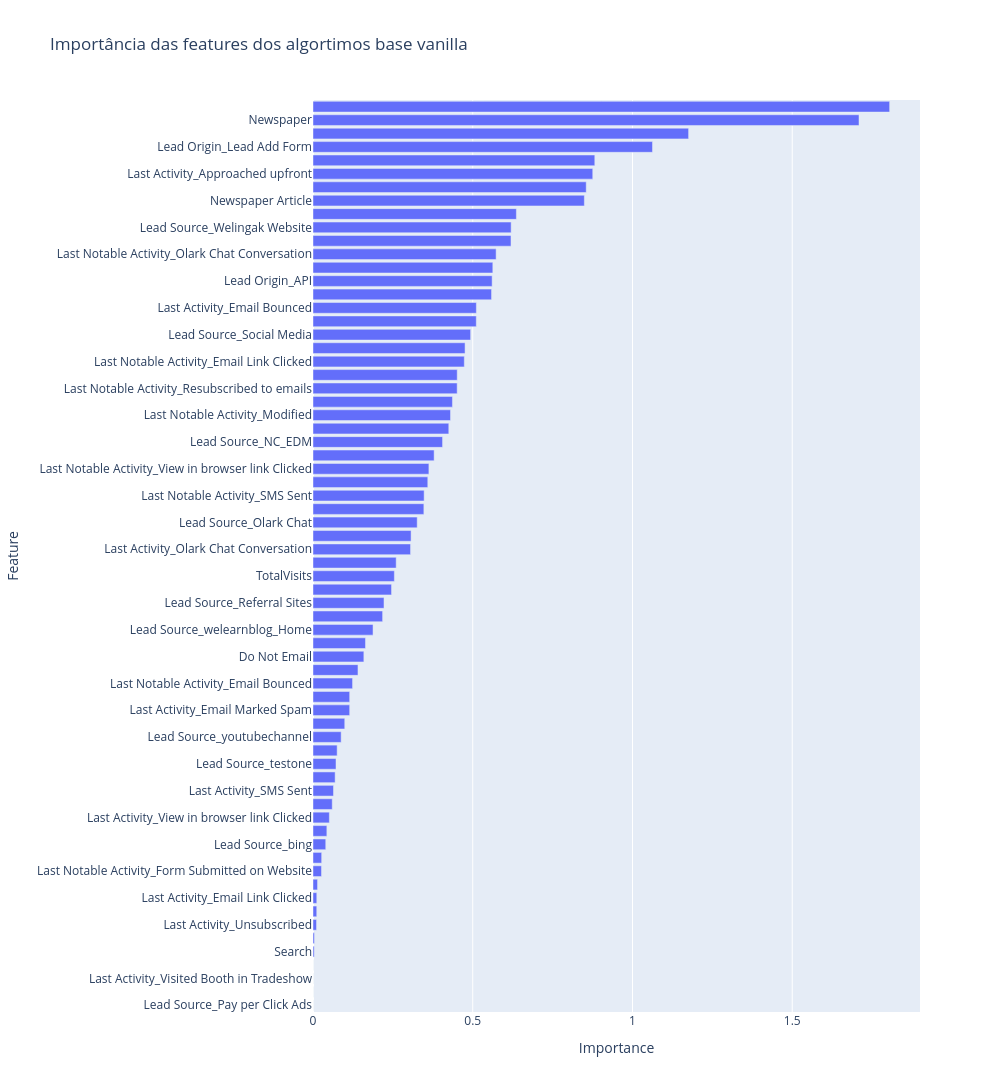

Source (notebook cell):
### Code cell
# Mostrar o ranking de importância

fig_vanilla = px.bar(df_feature_importances_vanilla,
             x='Importance',
             y='Feature',
             orientation='h',
             title='Importância das features dos algortimos base vanilla'
)

fig_vanilla.update_layout(height=1280, width=1000)

fig_vanilla.show()

### Figure 1 — Plotly figure (JSON) as saved in the notebook; plotly's stock layout.template omitted (floating-point values rounded to 4 significant figures)
{"data": [{"alignmentgroup": "True", "hovertemplate": "Importance=%{x}<br>Feature=%{y}<extra></extra>", "legendgroup": "", "marker": {"color": "#636efa", "pattern": {"shape": ""}}, "name": "", "offsetgroup": "", "orientation": "h", "showlegend": false, "textposition": "auto", "type": "bar", "x": [0, 0, 0, 0, 0.003799, 0.004356, 0.01105, 0.01173, 0.01182, 0.0142, 0.02664, 0.02714, 0.03994, 0.04337, 0.05118, 0.06023, 0.06413, 0.06927, 0.07206, 0.07559, 0.08811, 0.09942, 0.1148, 0.1148, 0.1238, 0.1408, 0.1592, 0.1643, 0.1879, 0.2179, 0.2222, 0.2458, 0.2547, 0.2603, 0.3053, 0.307, 0.3261, 0.347, 0.3479, 0.3593, 0.3628, 0.3791, 0.4055, 0.425, 0.4304, 0.4365, 0.4513, 0.4515, 0.4736, 0.4759, 0.4934, 0.5111, 0.5113, 0.5589, 0.5607, 0.5628, 0.5732, 0.6197, 0.6202, 0.6366, 0.8493, 0.8552, 0.8756, 0.882, 1.063, 1.176, 1.709, 1.805], "xaxis": "x", "y": ["Lead Source_Pay per Click Ads", "Lead Source_Live Chat", "Last Activity_Visited Booth in Tradeshow", "Last Notable Activity_Approached upfront", "Search", "Digital Advertisement", "Last Activity_Unsubscribed", "A free copy of Mastering The Interview", "Last Activity_Email Link Clicked", "Last Activity_Email Opened", "Last Notable Activity_Form Submitted on Website", "Last Notable Activity_Unsubscribed", "Lead Source_bing", "Lead Source_Google", "Last Activity_View in browser link Clicked", "Page Views Per Visit", "Last Activity_SMS Sent", "Lead Source_Organic Search", "Lead Source_testone", "Lead Origin_Lead Import", "Lead Source_youtubechannel", "Last Notable Activity_Email Received", "Last Activity_Email Marked Spam", "Last Notable Activity_Email Marked Spam", "Last Notable Activity_Email Bounced", "Lead Source_Reference", "Do Not Email", "Lead Source_Click2call", "Lead Source_welearnblog_Home", "Last Notable Activity_Page Visited on Website", "Lead Source_Referral Sites", "Lead Source_Direct Traffic", "TotalVisits", "Last Activity_Form Submitted on Website", "Last Activity_Olark Chat Conversation", "Lead Source_WeLearn", "Lead Source_Olark Chat", "Last Activity_Unreachable", "Last Notable Activity_SMS Sent", "Last Activity_Page Visited on Website", "Last Notable Activity_View in browser link Clicked", "Last Activity_Email Received", "Lead Source_NC_EDM", "Last Notable Activity_Email Opened", "Last Notable Activity_Modified", "Through Recommendations", "Last Notable Activity_Resubscribed to emails", "Last Activity_Resubscribed to emails", "Last Notable Activity_Email Link Clicked", "Lead Source_blog", "Lead Source_Social Media", "Lead Source_Facebook", "Last Activity_Email Bounced", "Last Activity_Had a Phone Conversation", "Lead Origin_API", "Lead Origin_Landing Page Submission", "Last Notable Activity_Olark Chat Conversation", "Last Notable Activity_Had a Phone Conversation", "Lead Source_Welingak Website", "Last Activity_Converted to Lead", "Newspaper Article", "Total Time Spent on Website", "Last Activity_Approached upfront", "Last Notable Activity_Unreachable", "Lead Origin_Lead Add Form", "Do Not Call", "Newspaper", "X Education Forums"], "yaxis": "y"}], "layout": {"barmode": "relative", "height": 1280, "legend": {"tracegroupgap": 0}, "title": {"text": "Importância das features dos algortimos base vanilla"}, "width": 1000, "xaxis": {"anchor": "y", "domain": [0, 1], "title": {"text": "Importance"}}, "yaxis": {"anchor": "x", "domain": [0, 1], "title": {"text": "Feature"}}}}
